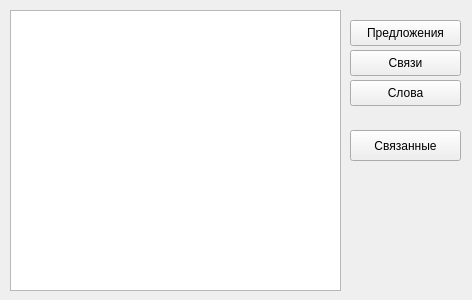
<?xml version="1.0" encoding="UTF-8"?>
<ui version="4.0">
 <class>Form</class>
 <widget class="QWidget" name="Form">
  <property name="geometry">
   <rect>
    <x>0</x>
    <y>0</y>
    <width>472</width>
    <height>300</height>
   </rect>
  </property>
  <property name="windowTitle">
   <string>Form</string>
  </property>
  <widget class="QTableWidget" name="table">
   <property name="geometry">
    <rect>
     <x>10</x>
     <y>10</y>
     <width>331</width>
     <height>281</height>
    </rect>
   </property>
  </widget>
  <widget class="QPushButton" name="sent_btn">
   <property name="geometry">
    <rect>
     <x>350</x>
     <y>20</y>
     <width>111</width>
     <height>26</height>
    </rect>
   </property>
   <property name="text">
    <string>Предложения</string>
   </property>
  </widget>
  <widget class="QPushButton" name="conn_btn">
   <property name="geometry">
    <rect>
     <x>350</x>
     <y>50</y>
     <width>111</width>
     <height>26</height>
    </rect>
   </property>
   <property name="text">
    <string>Связи</string>
   </property>
  </widget>
  <widget class="QPushButton" name="words_btn">
   <property name="geometry">
    <rect>
     <x>350</x>
     <y>80</y>
     <width>111</width>
     <height>26</height>
    </rect>
   </property>
   <property name="text">
    <string>Слова</string>
   </property>
  </widget>
  <widget class="QPushButton" name="connected_btn">
   <property name="geometry">
    <rect>
     <x>350</x>
     <y>130</y>
     <width>111</width>
     <height>31</height>
    </rect>
   </property>
   <property name="text">
    <string>Связанные</string>
   </property>
  </widget>
 </widget>
 <resources/>
 <connections/>
</ui>
